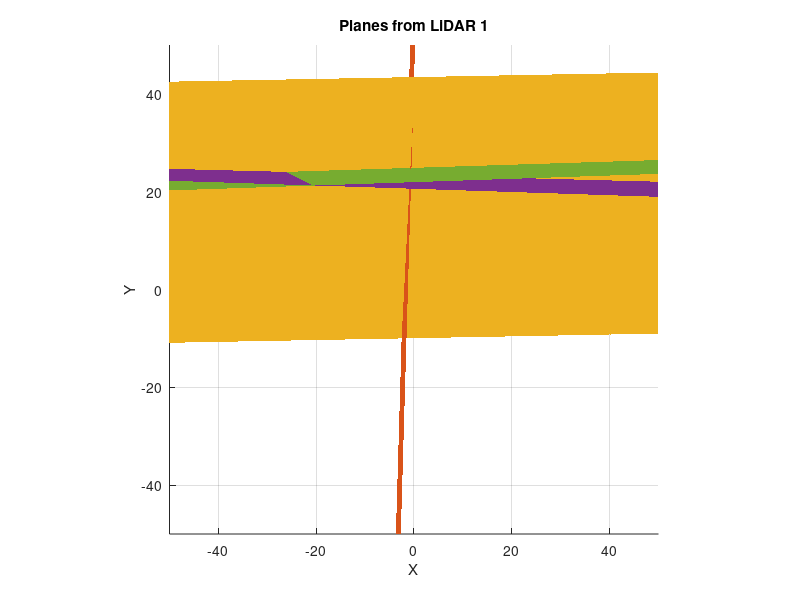
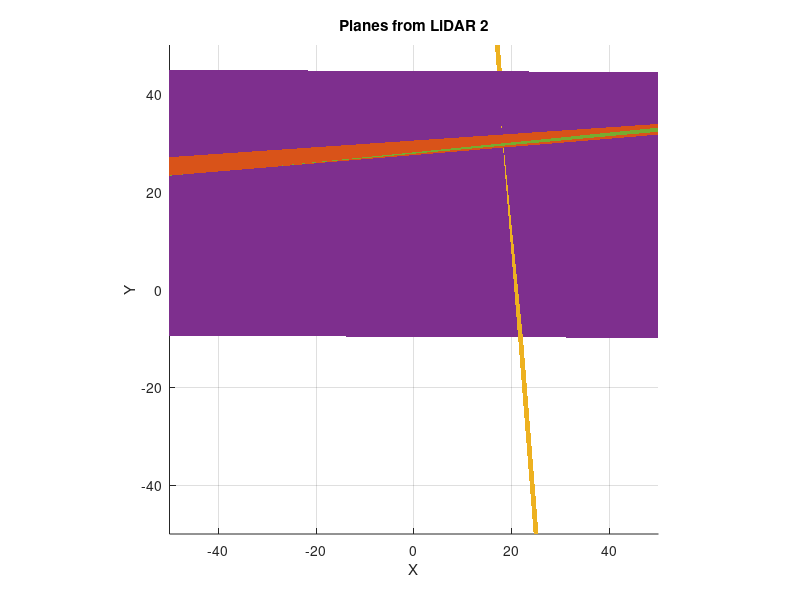

The MATLAB source for these figures, in order: (Note: this script raises an error after producing the figures.)
%%%%%%%%%%%%%%%%%%%%%%%%%%%%%%%%%%%%%%%%%%%%%%%%%%%%%%%%%%%%%%%%%%%%%%%%%%%
% CLIPPER Example: Plane cloud registration
%
%   Uses planes extracted from two real LiDAR scans with <50% overlap.
%
%   Before running this example, use cmake to build the required mex fcns.
%   See README.md for more information.
%
% For more details, please see the article
%   P.C. Lusk, K. Fathian, J.P. How, "CLIPPER: A Graph-Theoretic Framework
%       "for Robust Data Association," 2020
%
% Copyright MIT, Ford Motor Company (c) 2020-2021
%%%%%%%%%%%%%%%%%%%%%%%%%%%%%%%%%%%%%%%%%%%%%%%%%%%%%%%%%%%%%%%%%%%%%%%%%%%
clear, clc;
addpath(genpath('build/bindings/matlab')) % for building invariants
addpath(genpath('matlab')) % for clipper algorithm
%% Plane parameters segmented from two LiDAR scans

D1 = [
    0.99778409, -0.02919371, -0.05978833,   1.84071578;...
    0.00655776, -0.34994794,  0.93674619,   5.81443529;...
    0.03067185,  0.93082657,  0.36417186, -22.82330860;...
   -0.03095734,  0.91232313,  0.40829902, -24.11912204;...
]';

D2 = [
    -0.07169808126,  0.855164861,  0.513373592, -28.65209536;...
    0.99514624580,  0.078913239,  0.058793283, -21.00096958;
    -0.00156293830, -0.344498312,  0.938785636,   5.98810865;...
     0.08368147539, -0.930524190, -0.356541920,  29.41486128;...
]';

% ground truth associations
Agt = [1 4; 2 3; 3 2];

%% Plot input plane clouds

% colors to loop through
colors = [
    0.8500, 0.3250, 0.0980;...
    0.9290, 0.6940, 0.1250;...
    0.4940, 0.1840, 0.5560;...
    0.4660, 0.6740, 0.1880;...
    0.3010, 0.7450, 0.9330;...
    0.6350, 0.0780, 0.1840;
];

[X, Y] = meshgrid(-50:1:50);

figure(1), cla; grid on; hold on;
title('Planes from LiDAR 1');
axis equal; xlabel('X'); ylabel('Y'); zlabel('Z');
for i = 1:size(D1,2)
    P = D1(:,i);
    P = P/norm(P);
    Z = (P(1)*X + P(2)*Y + P(4)) / (-P(3) + 1e-12);
    surf(X,Y,Z,'LineStyle','none','FaceColor',colors(i,:),'FaceLighting','gouraud');
end
axis([-50 50 -50 50 -10 10])

figure(2), cla; grid on; hold on;
title('Planes from LiDAR 2');
axis equal; xlabel('X'); ylabel('Y'); zlabel('Z');
for i = 1:size(D2,2)
    P = D2(:,i);
    P = P/norm(P);
    Z = (P(1)*X + P(2)*Y + P(4)) / (-P(3) + 1e-12);
    surf(X,Y,Z,'LineStyle','none','FaceColor',colors(i,:),'FaceLighting','gouraud');
end
axis([-50 50 -50 50 -10 10])

%% Generate putative associations

% by passing in an empty initial association matrix, an all-to-all
% hypothesis will be formed, i.e., CLIPPER will consider if any point in
% D1 can be associated with any other point in D2 (in a one-to-one way).
A = [];

%% Run CLIPPER
params = struct;
params.sigma = deg2rad(1.5);
params.epsilon = 1;
[M, C, A] = clipper_planecloud(D1, D2, A, params);

[u, idx, ~] = clipper(M, C);
Ain = A(idx,:);

%% check returned correspondences
[~,idxAgt] = sort(Agt(:,1));
[~,idxAin] = sort(Ain(:,1));
correct = norm(Ain(idxAin,:) - Agt(idxAgt,:))==0;
if ~correct
    disp(['Incorrect correspondence returned. Please check for '...
        'symmetries in input data or tune affinity scoring parameters.'])
end

%% Find optimal alignment given correspondences

AA = D1(:,Ain(:,1));
BB = D2(:,Ain(:,2));

N1 = AA(1:3,:);
N2 = BB(1:3,:);

[U,~,V] = svd(N2*N1');
Rhat = U*diag([1 1 det(U*V)])*V';

N = (Rhat*N1)';
that = (N'*N)\N'*(AA(4,:) - BB(4,:))';
% that = zeros(3,1);

That = [Rhat that; 0 0 0 1];

%% Plot aligned planes

[X, Y] = meshgrid(-50:1:50);

T_1_2 = inv(That);

PP = inv(T_1_2)'*D2;

figure(4), cla; grid on; hold on; title('registered');
axis equal; xlabel('X'); ylabel('Y'); zlabel('Z');
for i = 1:size(D1,2)
    P = D1(:,i);
    P = P/norm(P);
    Z = (P(1)*X + P(2)*Y + P(4)) / (-P(3) + 1e-12);
    surf(X,Y,Z,'LineStyle','none','FaceColor',colors(i,:),'FaceLighting','gouraud');
end
for i = 1:size(PP,2)
    P = PP(:,i);
    P = P/norm(P);
    Z = (P(1)*X + P(2)*Y + P(4)) / (-P(3) + 1e-12);
    surf(X,Y,Z,'LineStyle','none','FaceColor',colors(i,:),'FaceLighting','gouraud');
end
axis([-50 50 -50 50 -10 10])
